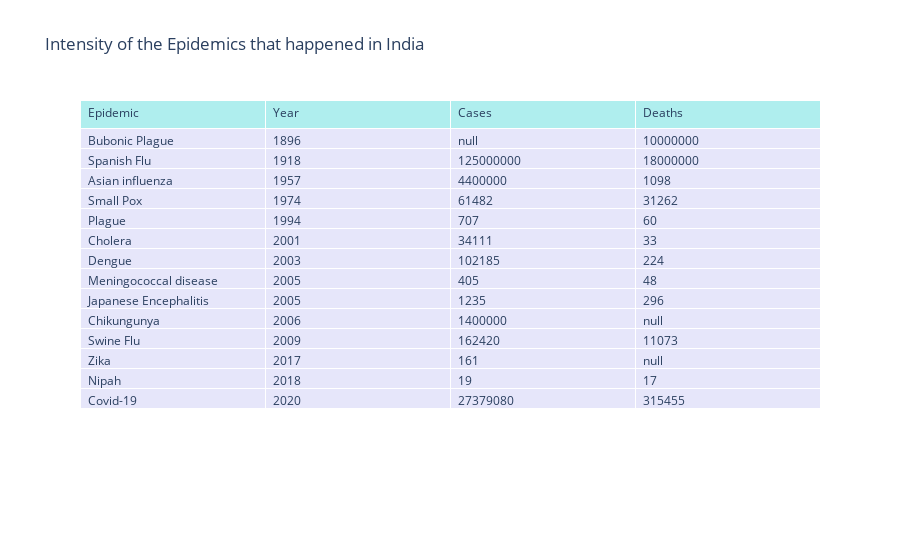

The cell this chart's notebook holds for it:
### Code cell
fig = go.Figure(data=[go.Table(
    header=dict(values=list(epidemics.columns),
                fill_color='paleturquoise',
                align='left'),
    cells=dict(values=epidemics.transpose().values.tolist(),
               fill_color='lavender',
               align='left'))
])
fig.update_layout(title="Intensity of the Epidemics that happened in India")
fig.show()

### Figure 1 — Plotly figure (JSON) as saved in the notebook; plotly's stock layout.template omitted (floating-point values rounded to 4 significant figures)
{"data": [{"cells": {"align": "left", "fill": {"color": "lavender"}, "values": [["Bubonic Plague", "Spanish Flu", "Asian influenza", "Small Pox", "Plague", "Cholera", "Dengue", "Meningococcal disease", "Japanese Encephalitis", "Chikungunya", "Swine Flu", "Zika", "Nipah", "Covid-19"], [1896, 1918, 1957, 1974, 1994, 2001, 2003, 2005, 2005, 2006, 2009, 2017, 2018, 2020], [null, 125000000, 4400000, 61482, 707, 34111, 102185, 405, 1235, 1400000, 162420, 161, 19, 27379080], [10000000, 18000000, 1098, 31262, 60, 33, 224, 48, 296, null, 11073, null, 17, 315455]]}, "header": {"align": "left", "fill": {"color": "paleturquoise"}, "values": ["Epidemic", "Year", "Cases", "Deaths"]}, "type": "table"}], "layout": {"title": {"text": "Intensity of the Epidemics that happened in India"}}}
